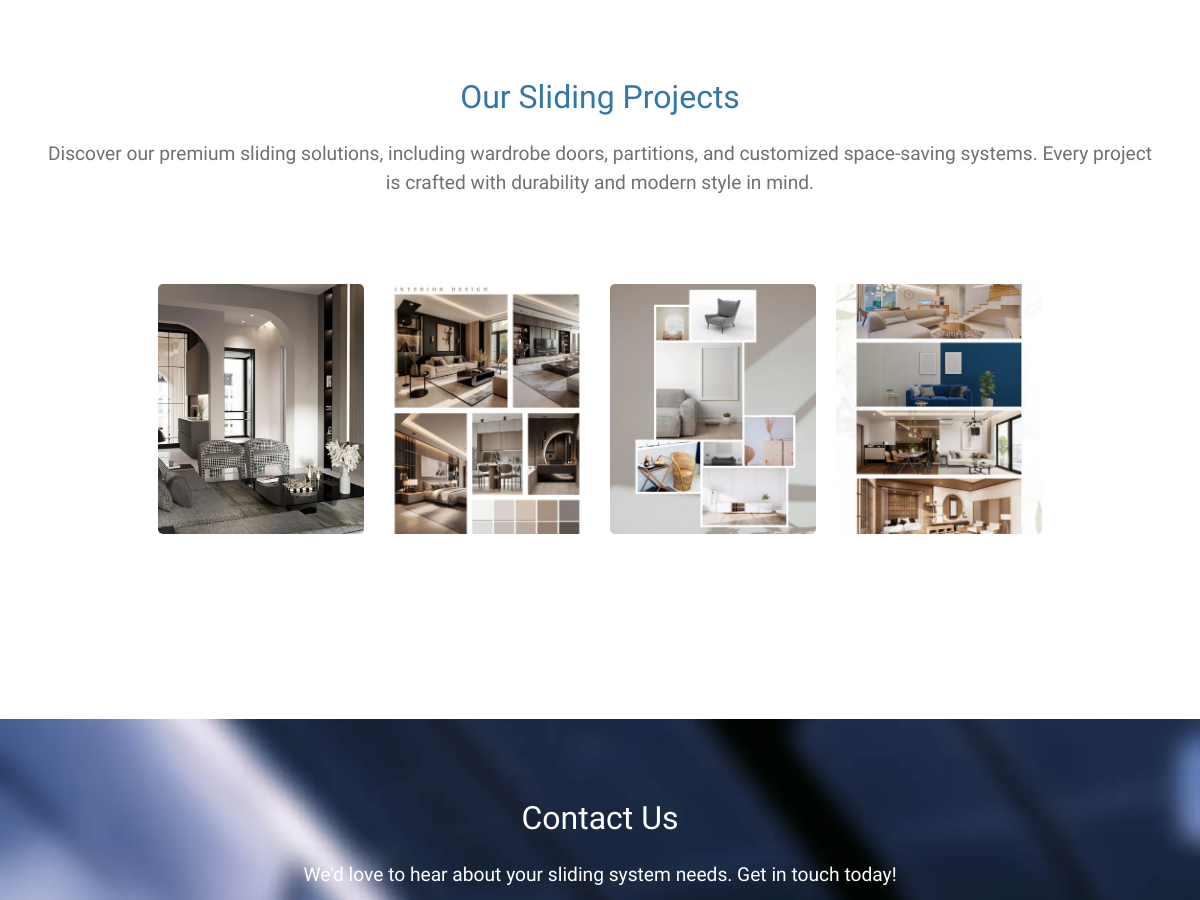
The app's page /sliding/ (middle part), older data.
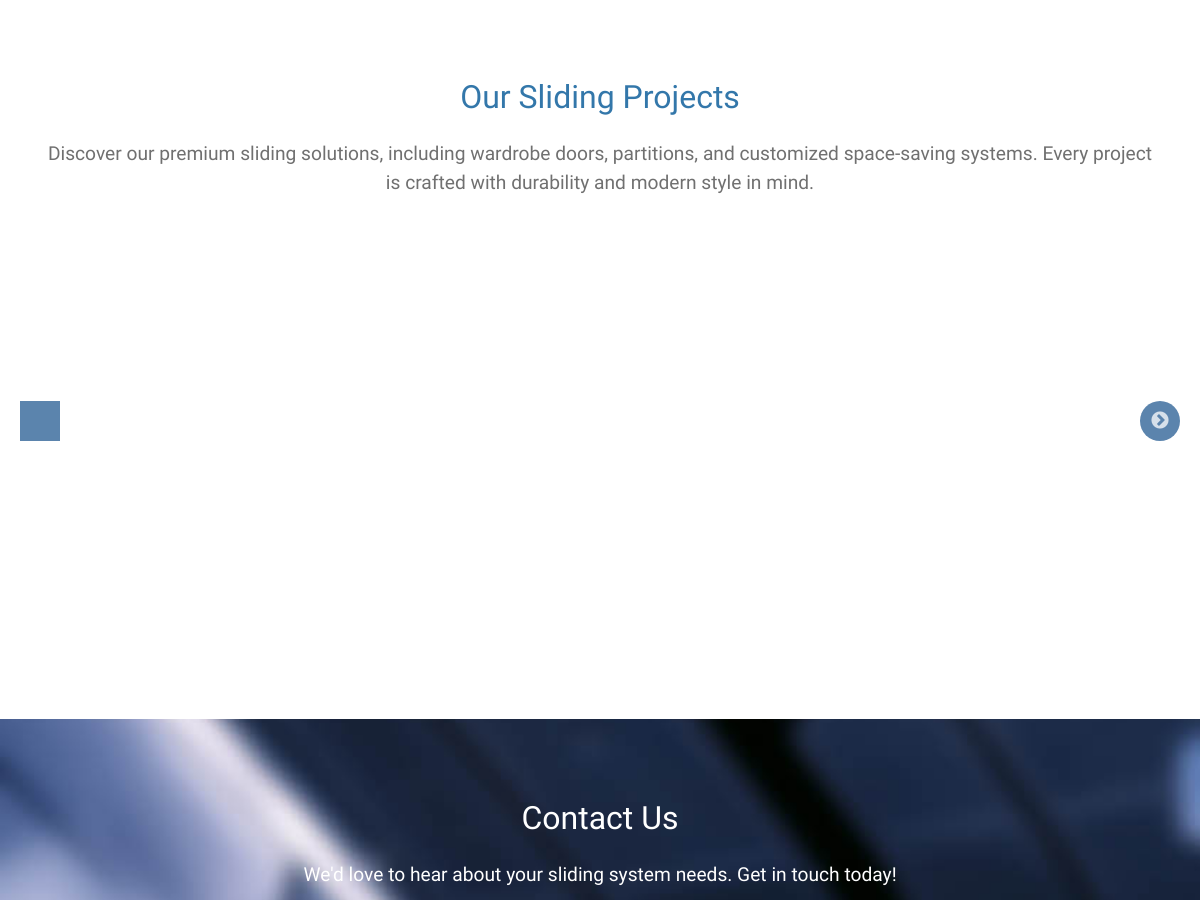
The same page, newer data.
### sbdapp/models.py (models this page shows, shortened)
class GalleryImage(models.Model):
    CATEGORY_CHOICES = [
        ('interior', 'Interior'),
        ('sliding', 'Sliding'),
        ('construction', 'Construction'),  # Added construction option
    ]
    title = models.CharField(max_length=100, blank=True)
    image = models.ImageField(upload_to='gallery/')
    category = models.CharField(max_length=20, choices=CATEGORY_CHOICES, default='interior')
    uploaded_at = models.DateTimeField(auto_now_add=True)

### sbdapp/views.py (the view)
# urls.py: path("sliding/", views.sliding_view, name="sliding"),
def sliding_view(request):
    gallery_images = GalleryImage.objects.filter(category='sliding')
    return render(request, "sliding.html", {
        'gallery_images': gallery_images,
        'category': 'sliding'
    })

### templates/sliding.html (shortened to what this page needs)
{% load static %}
<!DOCTYPE html>
<html lang="en">
<head>
  <link rel="stylesheet" href="{% static 'fontawesome-5.5/css/all.min.css' %}" />
  <link rel="stylesheet" href="{% static 'slick/slick.css' %}">
  <link rel="stylesheet" href="{% static 'slick/slick-theme.css' %}">
  <link rel="stylesheet" href="{% static 'magnific-popup/magnific-popup.css' %}">
  <link rel="stylesheet" href="{% static 'css/bootstrap.min.css' %}" />
  <link rel="stylesheet" href="{% static 'css/tooplate-infinite-loop.css' %}" />
</head>
<body>
  <section id="gallery" class="tm-section-pad-top">
    <div class="container tm-container-gallery">
      <div class="row">
        <div class="text-center col-12">
          <h2 class="tm-text-primary tm-section-title mb-4">Our Sliding Projects</h2>
          <p class="mx-auto tm-section-desc">
            Discover our premium sliding solutions, including wardrobe doors, partitions, and customized space-saving
            systems. Every project is crafted with durability and modern style in mind.
          </p>
        </div>
      </div>
      <div class="row">
        <div class="col-12">
          <div class="mx-auto tm-gallery-container">
            <div class="grid tm-gallery">
              {% for image in gallery_images %}
              <a href="{{ image.image.url }}" class="tm-gallery-item">
                <figure class="effect-honey">
                  <img src="{{ image.image.url }}" alt="{{ image.title }}" class="img-fluid">
                </figure>
              </a>
              {% empty %}
              <p class="text-center">No sliding images available yet.</p>
              {% endfor %}
            </div>
          </div>
        </div>
      </div>
    </div>
  </section>
  <section id="contact" class="tm-section-pad-top tm-parallax-2">
    <div class="container tm-container-contact">
      <div class="row">
        <div class="text-center col-12">
          <h2 class="tm-section-title mb-4">Contact Us</h2>
          <p class="mb-5">We'd love to hear about your sliding system needs. Get in touch today!</p><br>
        </div>
      </div>
    </div>
  </section>
</body>
</html>

Row changes from the older to the newer data that the page shows:
removed GalleryImage: image (picture)
removed GalleryImage: image (picture)
removed GalleryImage: image (picture)
removed GalleryImage: image (picture)
added GalleryImage: image (picture)
added GalleryImage: image (picture)
added GalleryImage: image (picture)
added GalleryImage: image (picture)
added GalleryImage: image (picture)
